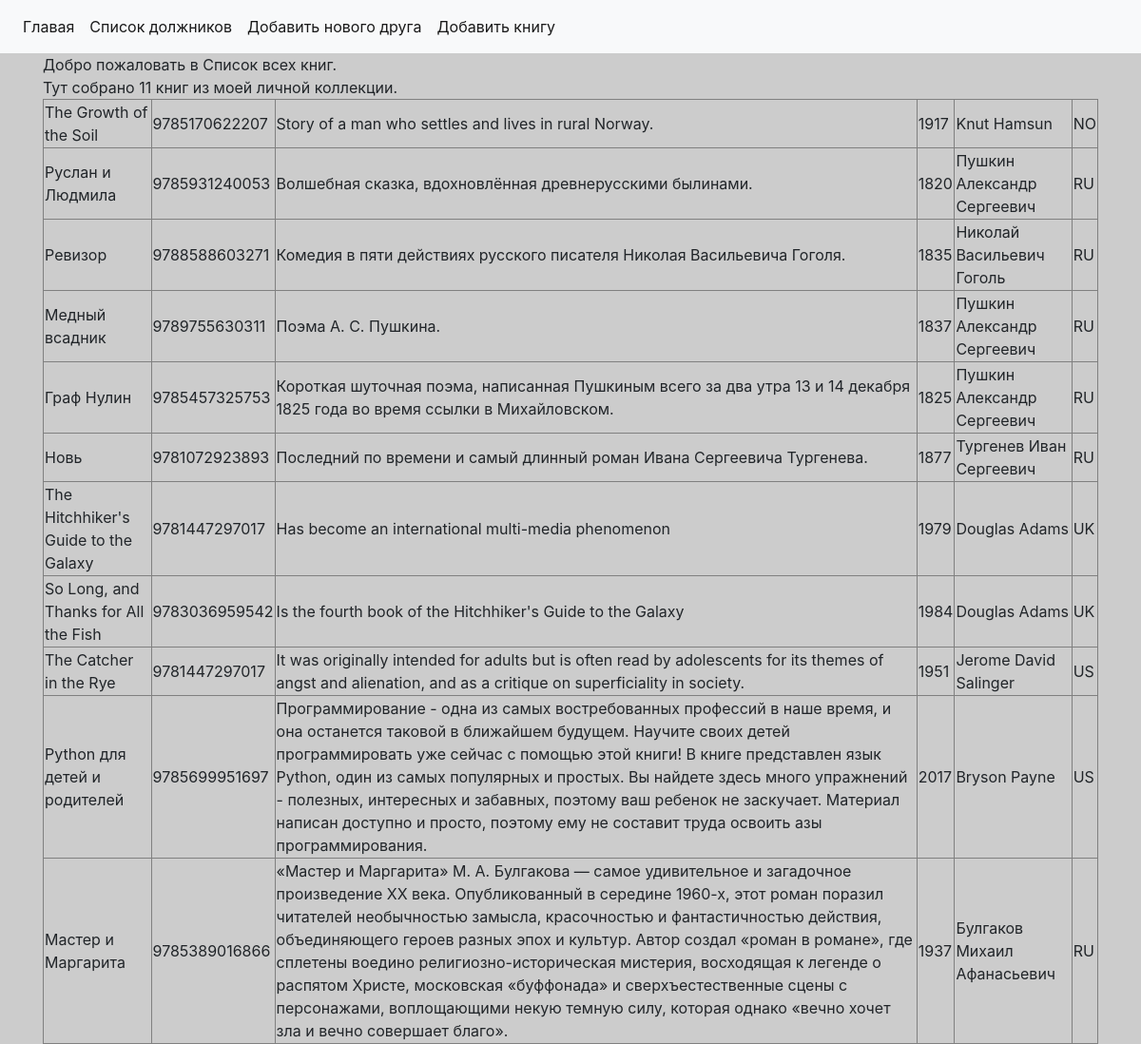
The page /books/ on the database its author committed.
### p_library/models.py (models this page shows, shortened)
class Book(models.Model):
    ISBN = models.CharField(max_length=13)
    title = models.TextField(verbose_name='Название')
    description = models.TextField(verbose_name='Описание')
    year_release = models.SmallIntegerField(verbose_name='Год издания')
    pic = models.ImageField(upload_to='pics/%Y/%m/%d/', default='')
    author = models.ForeignKey(Author, on_delete=models.CASCADE, verbose_name='ФИО автора')
    copy_count = models.IntegerField(default=1, verbose_name='Количество')
    price = models.DecimalField(max_digits=10, decimal_places=2, default=0, verbose_name='Цена')
    publisher = models.ForeignKey('Publisher', on_delete=models.CASCADE, null=True, blank=True, related_name='books', verbose_name='Издательство')
    friend = models.ForeignKey('Friend', on_delete=models.PROTECT, null=True, blank=True, related_name='borrowed_books', verbose_name='Имя друга')
    is_borrowed = models.BooleanField(default=False, verbose_name='Одолжена')

class Author(models.Model):
    full_name = models.TextField(verbose_name='ФИО автора')
    birth_year = models.SmallIntegerField(verbose_name='Год рождения')
    country = models.CharField(max_length=2, verbose_name='Страна')

### p_library/views.py (the view)
# urls.py: path('books/', books.as_view(), name='books'),
class books(ListView):
    model = Book
    context_object_name = "books"
    template_name = "index.html"
    extra_context = {'title': 'Список всех книг'}

### p_library/templates/index.html (shortened to what this page needs)
{% extends 'base.html' %}
{% block content %}
Добро пожаловать в {{ title }}.  <br>
Тут собрано {{ books|length }} книг из моей личной коллекции.
<table border="1">
    {% for book in books %}
        <tr>
            <td>{{ book.title }}</td>
            <td>{{ book.ISBN }}</td>
            <td>{{ book.description }}</td>
            <td>{{ book.year_release }}</td>
            <td>{{ book.author.full_name }}</td>
            <td>{{ book.author.country }}</td>
        </tr>
    {% endfor %}
</table>
{% endblock %}

### static/css/style.css (style rules this page uses)
body { background-color:#ccc; }

### rows shown on the page
Book: title "The Growth of the Soil", ISBN "9785170622207", description "Story of a man who settles and lives in rural Norway.", year_release "1917", author.full_name "Knut Hamsun", author.country "NO"
Book: title "Руслан и Людмила", ISBN "9785931240053", description "Волшебная сказка, вдохновлённая древнерусскими былинами.", year_release "1820", author.full_name "Пушкин Александр Сергеевич", author.country "RU"
Book: title "Ревизор", ISBN "9788588603271", description "Комедия в пяти действиях русского писателя Николая Васильевича Гоголя.", year_release "1835", author.full_name "Николай Васильевич Гоголь", author.country "RU"
Book: title "Медный всадник", ISBN "9789755630311", description "Поэма А. С. Пушкина.", year_release "1837", author.full_name "Пушкин Александр Сергеевич", author.country "RU"
Book: title "Граф Нулин", ISBN "9785457325753", description "Короткая шуточная поэма, написанная Пушкиным всего за два утра 13 и 14 декабря 1825 года во время ссылки в Михайловском.", year_release "1825", author.full_name "Пушкин Александр Сергеевич", author.country "RU"
Book: title "Новь", ISBN "9781072923893", description "Последний по времени и самый длинный роман Ивана Сергеевича Тургенева.", year_release "1877", author.full_name "Тургенев Иван Сергеевич", author.country "RU"
Book: title "The Hitchhiker's Guide to the Galaxy", ISBN "9781447297017", description "Has become an international multi-media phenomenon", year_release "1979", author.full_name "Douglas Adams", author.country "UK"
Book: title "So Long, and Thanks for All the Fish", ISBN "9783036959542", description "Is the fourth book of the Hitchhiker's Guide to the Galaxy", year_release "1984", author.full_name "Douglas Adams", author.country "UK"
Book: title "The Catcher in the Rye", ISBN "9781447297017", description "It was originally intended for adults but is often read by adolescents for its themes of angst and alienation, and as a critique on superficiality in society.", year_release "1951", author.full_name "Jerome David Salinger", author.country "US"
Book: title "Python для детей и родителей", ISBN "9785699951697", description "Программирование - одна из самых востребованных профессий в наше время, и она останется таковой в ближайшем будущем. Научите своих детей программировать уже сейчас с помощью этой книги! В книге представлен язык Python, один из самых популярных и простых. Вы найдете здесь много упражнений - полезных, интересных и забавных, поэтому ваш ребенок не заскучает. Материал написан доступно и просто, поэтому ему не составит труда освоить азы программирования.", year_release "2017", author.full_name "Bryson Payne", author.country "US"
Book: title "Мастер и Маргарита", ISBN "9785389016866", description "«Мастер и Маргарита» М. А. Булгакова — самое удивительное и загадочное произведение ХХ века. Опубликованный в середине 1960-х, этот роман поразил читателей необычностью замысла, красочностью и фантастичностью действия, объединяющего героев разных эпох и культур. Автор создал «роман в романе», где сплетены воедино религиозно-историческая мистерия, восходящая к легенде о распятом Христе, московская «буффонада» и сверхъестественные сцены с персонажами, воплощающими некую темную силу, которая однако «вечно хочет зла и вечно совершает благо».", year_release "1937", author.full_name "Булгаков Михаил Афанасьевич", author.country "RU"

### other values the page prints
{{ title }} "Список всех книг"
{{ books|length }} "11"
